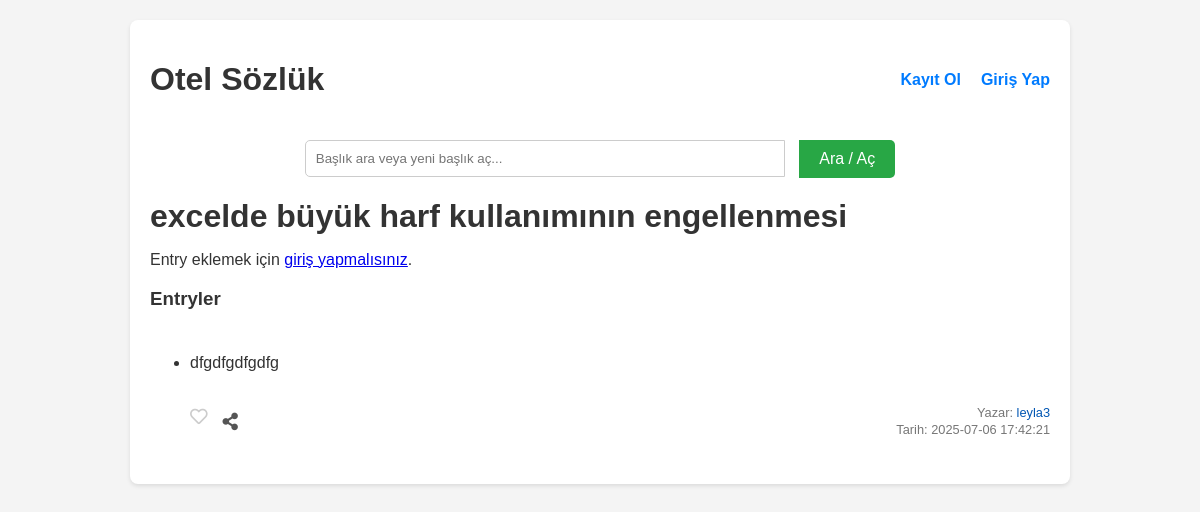
/baslik/3, run on an earlier commit of the app's database.
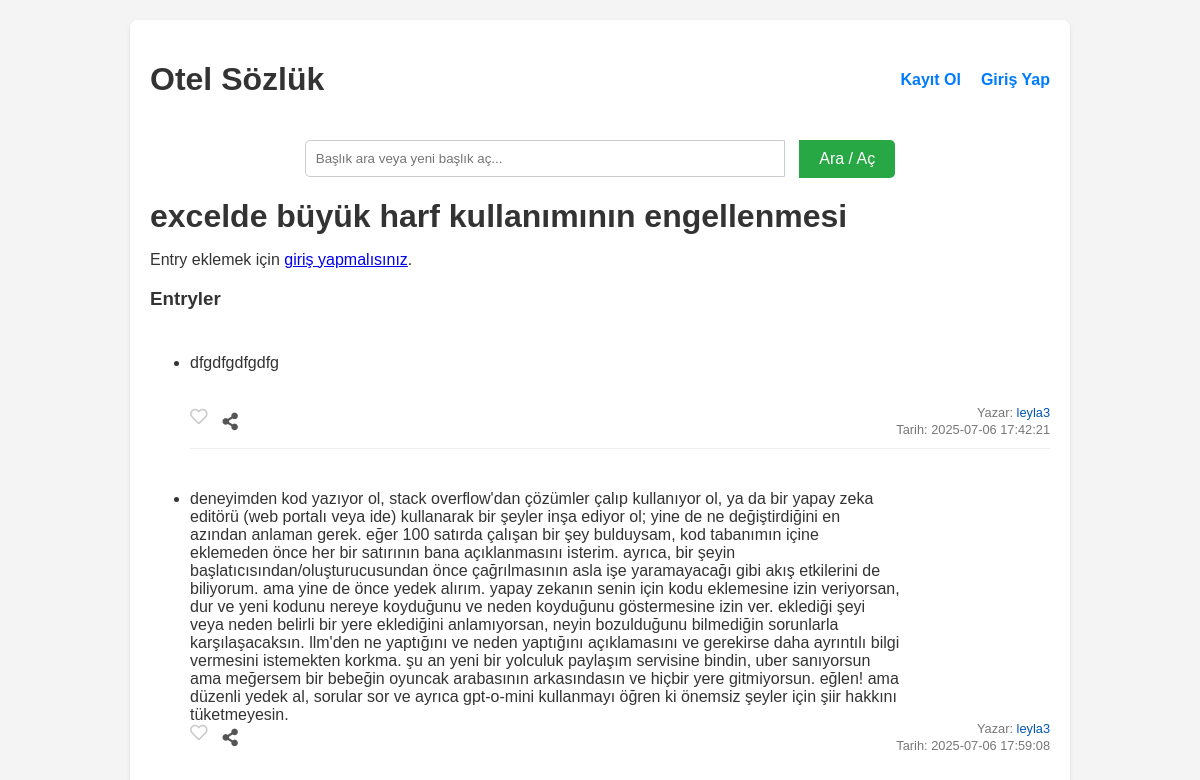
And on a later commit of the database.
### tables this page shows
CREATE TABLE entryler (
            id INTEGER PRIMARY KEY AUTOINCREMENT,
            entry_metni TEXT NOT NULL,
            baslik_id INTEGER NOT NULL,
            yazar_id INTEGER NOT NULL,
            tarih TIMESTAMP DEFAULT CURRENT_TIMESTAMP,
            is_deleted INTEGER DEFAULT 0,
            FOREIGN KEY (baslik_id) REFERENCES basliklar(id),
            FOREIGN KEY (yazar_id) REFERENCES users(id)
        );

CREATE TABLE users (
            id INTEGER PRIMARY KEY AUTOINCREMENT,
            username TEXT NOT NULL UNIQUE,
            email TEXT NOT NULL UNIQUE,
            password_hash TEXT NOT NULL,
            bio TEXT DEFAULT '',
            kayit_tarihi TIMESTAMP DEFAULT CURRENT_TIMESTAMP,
            email_verified INTEGER DEFAULT 0,
            verification_code TEXT,
            is_admin INTEGER DEFAULT 0,
            is_moderator INTEGER DEFAULT 0,
            is_banned INTEGER DEFAULT 0
        );

### yemeksozluk.py (the view)
@app.route('/baslik/<int:baslik_id>')
@app.route('/baslik/<int:baslik_id>/<int:page>')
def baslik_detay(baslik_id, page=1):
    with get_db_connection() as conn:
        baslik = conn.execute('SELECT * FROM basliklar WHERE id = ?', (baslik_id,)).fetchone()
        if baslik is None:
            flash('Başlık bulunamadı!', 'error')
            return redirect(url_for('index'))
        total_entries_count = conn.execute('SELECT COUNT(id) FROM entryler WHERE baslik_id = ?', (baslik_id,)).fetchone()[0]
        total_pages = math.ceil(total_entries_count / ENTRIES_PER_PAGE)
        if page < 1:
            page = 1
        elif page > total_pages and total_pages > 0:
            page = total_pages
        elif total_entries_count == 0:
            page = 1
        offset = (page - 1) * ENTRIES_PER_PAGE
        entryler_data = conn.execute(f'''
            SELECT e.*, u.username
            FROM entryler e
            JOIN users u ON e.yazar_id = u.id
            WHERE e.baslik_id = ?
            ORDER BY e.tarih ASC
            LIMIT {ENTRIES_PER_PAGE} OFFSET {offset}
        ''', (baslik_id,)).fetchall()
        entry_list = []
        if is_logged_in():
            user_id = session['user_id']
            for entry in entryler_data:
                liked = conn.execute('SELECT 1 FROM likes WHERE user_id = ? AND entry_id = ?',
                                     (user_id, entry['id'])).fetchone() is not None
                entry_dict = dict(entry) # Row objesini dict'e çevir
                entry_dict['liked_by_user'] = liked
                entry_list.append(entry_dict)
        else:
            for entry in entryler_data:
                entry_dict = dict(entry)
                entry_dict['liked_by_user'] = False
                entry_list.append(entry_dict)
    return render_template('baslik_detay.html',
                           baslik=baslik,
                           entryler=entry_list,
                           is_logged_in=is_logged_in(),
                           current_page=page,
                           total_pages=total_pages,
                           baslik_id=baslik_id)

### yemeksozluk.py (called while the page is built, shortened)
@contextmanager
def get_db_connection():
    conn = sqlite3.connect(DATABASE, timeout=20.0)
    conn.row_factory = sqlite3.Row
    conn.execute('PRAGMA foreign_keys = ON')
    try:
        yield conn
    finally:
        conn.close()

def is_logged_in():
    return 'logged_in' in session and session['logged_in']

@app.before_request
def before_request():
    g.unread_notifications_count = 0
    g.unread_messages_count = 0

### templates/baslik_detay.html (shortened to what this page needs)
{% extends 'base.html' %}
{% block content %}
    <div class="baslik-header">
        <h1>{{ baslik.baslik_adi }}</h1>
    </div>
    {% if is_logged_in %}
        <p><a href="{{ url_for('yeni_entry', baslik_id=baslik.id) }}">Bu başlığa yeni entry ekle</a></p>
    {% else %}
        <p>Entry eklemek için <a href="{{ url_for('login') }}">giriş yapmalısınız</a>.</p>
    {% endif %}
    <h3>Entryler</h3>
    {% if entryler %}
        <ul>
            {% for entry in entryler %}
                <li class="entry-item">
                    <div class="entry-text">
                        <p>{{ entry.entry_metni }}</p>
                    </div>
                    <div class="entry-actions">
                        {% if is_logged_in %}
                            {% if entry.liked_by_user %}
                                <a href="{{ url_for('entry_begenmekten_vazgec', entry_id=entry.id) }}" class="liked" title="Beğeniyi Kaldır"><i class="fas fa-heart"></i></a>
                            {% else %}
                                <a href="{{ url_for('entry_begen', entry_id=entry.id) }}" title="Beğen"><i class="far fa-heart"></i></a>
                            {% endif %}
                            {% if entry.yazar_id == session.user_id %}
                                <a href="{{ url_for('entry_duzenle', entry_id=entry.id) }}" title="Düzenle" style="color: #007bff;"><i class="fas fa-edit"></i></a>
                                <a href="{{ url_for('entry_sil', entry_id=entry.id) }}" title="Sil" style="color: #dc3545;" onclick="return confirm('Bu entry\'yi silmek istediğinizden emin misiniz?')"><i class="fas fa-trash"></i></a>
                            {% endif %}
                            {% if entry.yazar_id != session.user_id %}
                                <a href="{{ url_for('sohbet', other_user_id=entry.yazar_id, entry_id=entry.id) }}" title="Bu entry hakkında mesaj gönder" class="message-btn"><i class="fas fa-envelope"></i></a>
                            {% endif %}
                            {% if entry.yazar_id != session.user_id %}
                                <a href="{{ url_for('entry_sikayet', entry_id=entry.id) }}" title="Şikayet Et" style="color: #ffc107;"><i class="fas fa-flag"></i></a>
                            {% endif %}
                        {% else %}
                            <span style="color: #ccc; cursor: default;" title="Beğenmek için giriş yapın"><i class="far fa-heart"></i></span>
                        {% endif %}
                        <span class="share-btn" title="Paylaş" onclick="shareEntry({{ entry.id }}, '{{ entry.entry_metni|replace('\'', '\\\'')|replace('\n', ' ') }}', '{{ baslik.baslik_adi|replace('\'', '\\\'') }}')"><i class="fas fa-share-alt"></i></span>
                    </div>
                    <div class="entry-info">
                        <p>Yazar: <a href="{{ url_for('profil', username=entry.username) }}">{{ entry.username }}</a></p>
                        <p>Tarih: {{ entry.tarih }}</p>
                    </div>
                </li>
            {% endfor %}
        </ul>
    {% else %}
        <p>Bu başlığa henüz hiç entry girilmemiş.</p>
    {% endif %}
{% endblock %}

What changed in the data, as far as the page shows it:
added entryler: entry_metni "deneyimden kod yazıyor ol, stack overflow'dan çözümler çalıp kullanıyor ol, ya da bir yapay zeka editörü (web portalı veya ide) kullanarak bir şeyler inşa ediyor ol; yine de ne değiştirdiğini en azından anlaman gerek. eğer 100 satırda çalışan bir şey bulduysam, kod tabanımın içine eklemeden önce her bir satırının bana açıklanmasını isterim. ayrıca, bir şeyin başlatıcısından/oluşturucusundan önce çağrılmasının asla işe yaramayacağı gibi akış etkilerini de biliyorum. ama yine de önce yedek alırım. yapay zekanın senin için kodu eklemesine izin veriyorsan, dur ve yeni kodunu nereye koyduğunu ve neden koyduğunu göstermesine izin ver. eklediği şeyi veya neden belirli bir yere eklediğini…", username "leyla3", tarih "2025-07-06 17:59:08"
